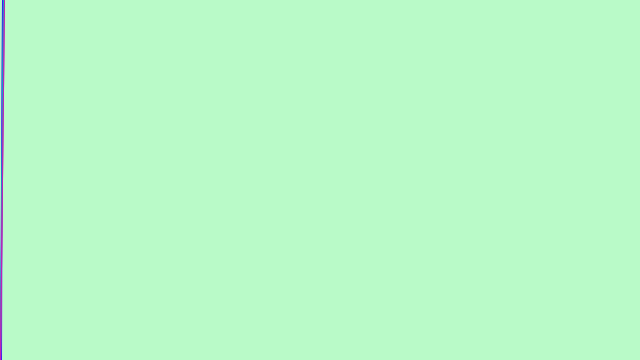
Frame 1 (no input)
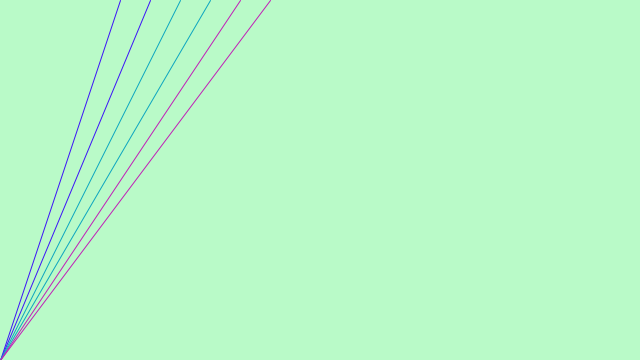
Frame 60 (the mouse pressed at the canvas centre just before this capture)
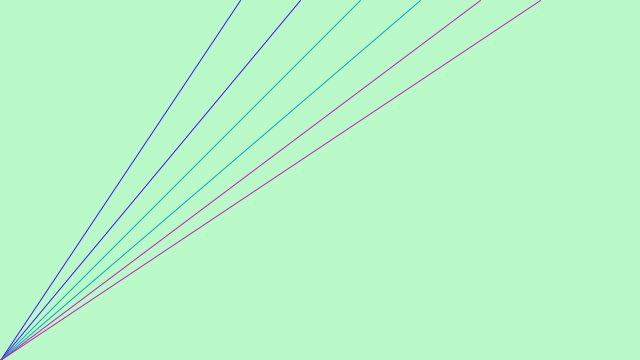
Frame 120 (the mouse held since frame 60 and released just before this capture)

The Processing sketch that drew these frames (run headless with seeded random() and noise(); from frame 60 on, the mouse is pressed at the canvas centre):

// Processing sketch: IntegersFloats1b
// ── IntegersFloats1b.pde


int a = 0;
float b = 0.0;
int c = 0;
float d = 0.0;
int e = 0;
float f = 0.0;

void setup() {
  size(640, 360);
  stroke(255);
  frameRate(30);
}

void draw() {
  background(185, 250, 200);

  a = a + 2;
  //cobalt
  b = b + 2.5;
  //cobalt
  c = c + 3;
  //teal
  d = d + 3.5;
  //teal
  e = e + 4;
  //fuschia
  f = f + 4.5;
  //fuschia

  stroke(61, 20, 247);
  //cobalt
  line(a, 0, 2/a, height);
  stroke(61, 20, 247);
  //cobalt
  line(b, 0, 2/b, height);
  stroke(13, 165, 191);
  //teal
  line(c, 0, 2/c, height);
  stroke(13, 165, 191);
  //teal
  line(d, 0, 2/d, height);
  stroke(193, 31, 183);
  //fuschia
  line(e, 0, 2/e, height);
  stroke(193, 31, 183);
  //fuschia
  line(f, 0, 2/f, height);


  if (a > width) {
    a = 0;
  }
  if (b > width) {
    b = 0;
  }
  if (c > width) {
    c = 0;
  }
  if (d > width) {
    d = 0;
  }
  if (e > width) {
    e = 0;
  }
  if (f > width) {
    f = 0;
  }
}
